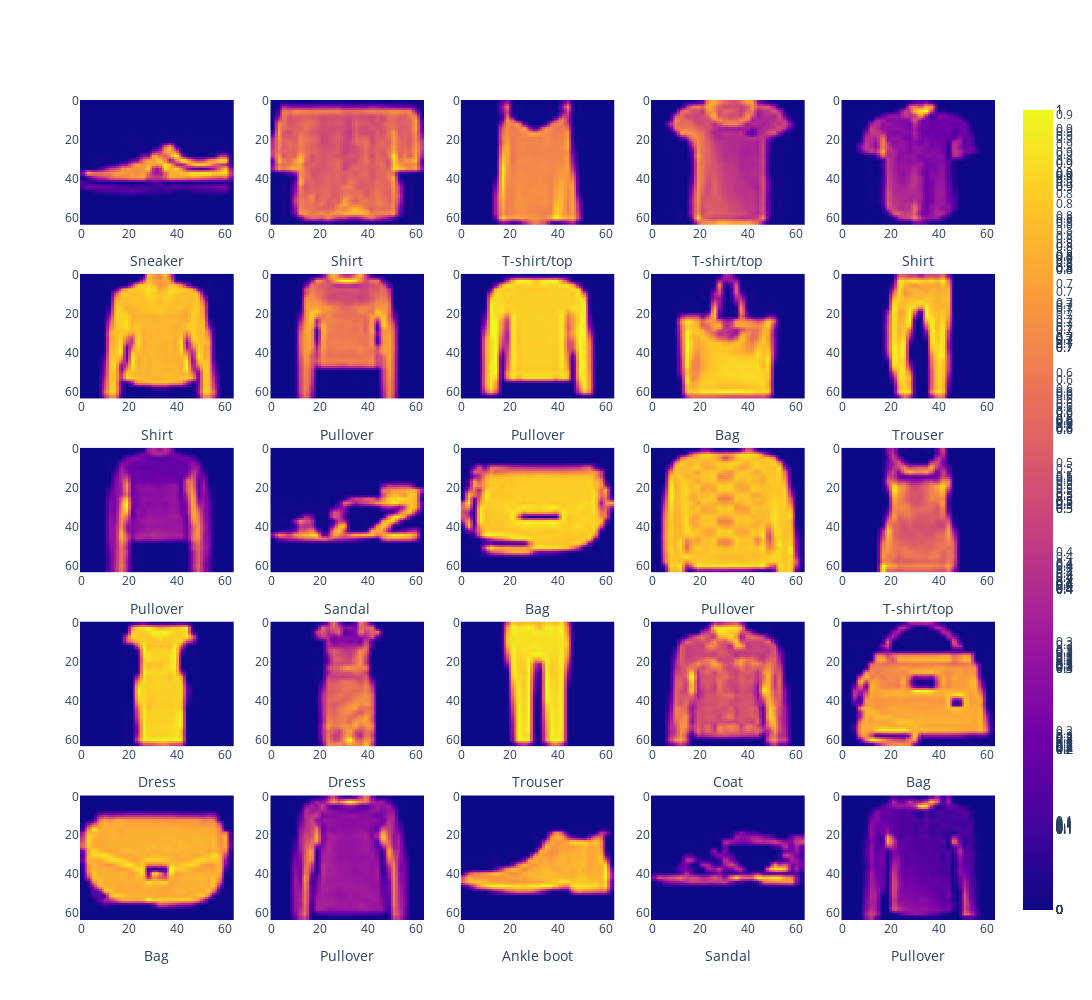

Source (notebook cell):
### Code cell
plotRandomImg(train_data, seed=2122)

### Figure 1 — Plotly figure (JSON) as saved in the notebook; plotly's stock layout.template omitted (floating-point values rounded to 4 significant figures; data arrays with more than 128 entries replaced by an {"elided": "..."} marker saying what was removed)
{"data": [{"type": "heatmap", "xaxis": "x", "yaxis": "y", "z": {"elided": "64x64 float values"}}, {"type": "heatmap", "xaxis": "x2", "yaxis": "y2", "z": {"elided": "64x64 float values"}}, {"type": "heatmap", "xaxis": "x3", "yaxis": "y3", "z": {"elided": "64x64 float values"}}, {"type": "heatmap", "xaxis": "x4", "yaxis": "y4", "z": {"elided": "64x64 float values"}}, {"type": "heatmap", "xaxis": "x5", "yaxis": "y5", "z": {"elided": "64x64 float values"}}, {"type": "heatmap", "xaxis": "x6", "yaxis": "y6", "z": {"elided": "64x64 float values"}}, {"type": "heatmap", "xaxis": "x7", "yaxis": "y7", "z": {"elided": "64x64 float values"}}, {"type": "heatmap", "xaxis": "x8", "yaxis": "y8", "z": {"elided": "64x64 float values"}}, {"type": "heatmap", "xaxis": "x9", "yaxis": "y9", "z": {"elided": "64x64 float values"}}, {"type": "heatmap", "xaxis": "x10", "yaxis": "y10", "z": {"elided": "64x64 float values"}}, {"type": "heatmap", "xaxis": "x11", "yaxis": "y11", "z": {"elided": "64x64 float values"}}, {"type": "heatmap", "xaxis": "x12", "yaxis": "y12", "z": {"elided": "64x64 float values"}}, {"type": "heatmap", "xaxis": "x13", "yaxis": "y13", "z": {"elided": "64x64 float values"}}, {"type": "heatmap", "xaxis": "x14", "yaxis": "y14", "z": {"elided": "64x64 float values"}}, {"type": "heatmap", "xaxis": "x15", "yaxis": "y15", "z": {"elided": "64x64 float values"}}, {"type": "heatmap", "xaxis": "x16", "yaxis": "y16", "z": {"elided": "64x64 float values"}}, {"type": "heatmap", "xaxis": "x17", "yaxis": "y17", "z": {"elided": "64x64 float values"}}, {"type": "heatmap", "xaxis": "x18", "yaxis": "y18", "z": {"elided": "64x64 float values"}}, {"type": "heatmap", "xaxis": "x19", "yaxis": "y19", "z": {"elided": "64x64 float values"}}, {"type": "heatmap", "xaxis": "x20", "yaxis": "y20", "z": {"elided": "64x64 float values"}}, {"type": "heatmap", "xaxis": "x21", "yaxis": "y21", "z": {"elided": "64x64 float values"}}, {"type": "heatmap", "xaxis": "x22", "yaxis": "y22", "z": {"elided": "64x64 float values"}}, {"type": "heatmap", "xaxis": "x23", "yaxis": "y23", "z": {"elided": "64x64 float values"}}, {"type": "heatmap", "xaxis": "x24", "yaxis": "y24", "z": {"elided": "64x64 float values"}}, {"type": "heatmap", "xaxis": "x25", "yaxis": "y25", "z": {"elided": "64x64 float values"}}], "layout": {"coloraxis": {"showscale": false}, "height": 1000, "width": 1200, "xaxis": {"anchor": "y", "domain": [0, 0.168], "title": {"text": "Sneaker"}}, "xaxis10": {"anchor": "y10", "domain": [0.832, 1], "title": {"text": "Trouser"}}, "xaxis11": {"anchor": "y11", "domain": [0, 0.168], "title": {"text": "Pullover"}}, "xaxis12": {"anchor": "y12", "domain": [0.208, 0.376], "title": {"text": "Sandal"}}, "xaxis13": {"anchor": "y13", "domain": [0.416, 0.584], "title": {"text": "Bag"}}, "xaxis14": {"anchor": "y14", "domain": [0.624, 0.792], "title": {"text": "Pullover"}}, "xaxis15": {"anchor": "y15", "domain": [0.832, 1], "title": {"text": "T-shirt/top"}}, "xaxis16": {"anchor": "y16", "domain": [0, 0.168], "title": {"text": "Dress"}}, "xaxis17": {"anchor": "y17", "domain": [0.208, 0.376], "title": {"text": "Dress"}}, "xaxis18": {"anchor": "y18", "domain": [0.416, 0.584], "title": {"text": "Trouser"}}, "xaxis19": {"anchor": "y19", "domain": [0.624, 0.792], "title": {"text": "Coat"}}, "xaxis2": {"anchor": "y2", "domain": [0.208, 0.376], "title": {"text": "Shirt"}}, "xaxis20": {"anchor": "y20", "domain": [0.832, 1], "title": {"text": "Bag"}}, "xaxis21": {"anchor": "y21", "domain": [0, 0.168], "title": {"text": "Bag"}}, "xaxis22": {"anchor": "y22", "domain": [0.208, 0.376], "title": {"text": "Pullover"}}, "xaxis23": {"anchor": "y23", "domain": [0.416, 0.584], "title": {"text": "Ankle boot"}}, "xaxis24": {"anchor": "y24", "domain": [0.624, 0.792], "title": {"text": "Sandal"}}, "xaxis25": {"anchor": "y25", "domain": [0.832, 1], "title": {"text": "Pullover"}}, "xaxis3": {"anchor": "y3", "domain": [0.416, 0.584], "title": {"text": "T-shirt/top"}}, "xaxis4": {"anchor": "y4", "domain": [0.624, 0.792], "title": {"text": "T-shirt/top"}}, "xaxis5": {"anchor": "y5", "domain": [0.832, 1], "title": {"text": "Shirt"}}, "xaxis6": {"anchor": "y6", "domain": [0, 0.168], "title": {"text": "Shirt"}}, "xaxis7": {"anchor": "y7", "domain": [0.208, 0.376], "title": {"text": "Pullover"}}, "xaxis8": {"anchor": "y8", "domain": [0.416, 0.584], "title": {"text": "Pullover"}}, "xaxis9": {"anchor": "y9", "domain": [0.624, 0.792], "title": {"text": "Bag"}}, "yaxis": {"anchor": "x", "autorange": "reversed", "domain": [0.848, 1]}, "yaxis10": {"anchor": "x10", "autorange": "reversed", "domain": [0.636, 0.788]}, "yaxis11": {"anchor": "x11", "autorange": "reversed", "domain": [0.424, 0.576]}, "yaxis12": {"anchor": "x12", "autorange": "reversed", "domain": [0.424, 0.576]}, "yaxis13": {"anchor": "x13", "autorange": "reversed", "domain": [0.424, 0.576]}, "yaxis14": {"anchor": "x14", "autorange": "reversed", "domain": [0.424, 0.576]}, "yaxis15": {"anchor": "x15", "autorange": "reversed", "domain": [0.424, 0.576]}, "yaxis16": {"anchor": "x16", "autorange": "reversed", "domain": [0.212, 0.364]}, "yaxis17": {"anchor": "x17", "autorange": "reversed", "domain": [0.212, 0.364]}, "yaxis18": {"anchor": "x18", "autorange": "reversed", "domain": [0.212, 0.364]}, "yaxis19": {"anchor": "x19", "autorange": "reversed", "domain": [0.212, 0.364]}, "yaxis2": {"anchor": "x2", "autorange": "reversed", "domain": [0.848, 1]}, "yaxis20": {"anchor": "x20", "autorange": "reversed", "domain": [0.212, 0.364]}, "yaxis21": {"anchor": "x21", "autorange": "reversed", "domain": [0, 0.152]}, "yaxis22": {"anchor": "x22", "autorange": "reversed", "domain": [0, 0.152]}, "yaxis23": {"anchor": "x23", "autorange": "reversed", "domain": [0, 0.152]}, "yaxis24": {"anchor": "x24", "autorange": "reversed", "domain": [0, 0.152]}, "yaxis25": {"anchor": "x25", "autorange": "reversed", "domain": [0, 0.152]}, "yaxis3": {"anchor": "x3", "autorange": "reversed", "domain": [0.848, 1]}, "yaxis4": {"anchor": "x4", "autorange": "reversed", "domain": [0.848, 1]}, "yaxis5": {"anchor": "x5", "autorange": "reversed", "domain": [0.848, 1]}, "yaxis6": {"anchor": "x6", "autorange": "reversed", "domain": [0.636, 0.788]}, "yaxis7": {"anchor": "x7", "autorange": "reversed", "domain": [0.636, 0.788]}, "yaxis8": {"anchor": "x8", "autorange": "reversed", "domain": [0.636, 0.788]}, "yaxis9": {"anchor": "x9", "autorange": "reversed", "domain": [0.636, 0.788]}}}
